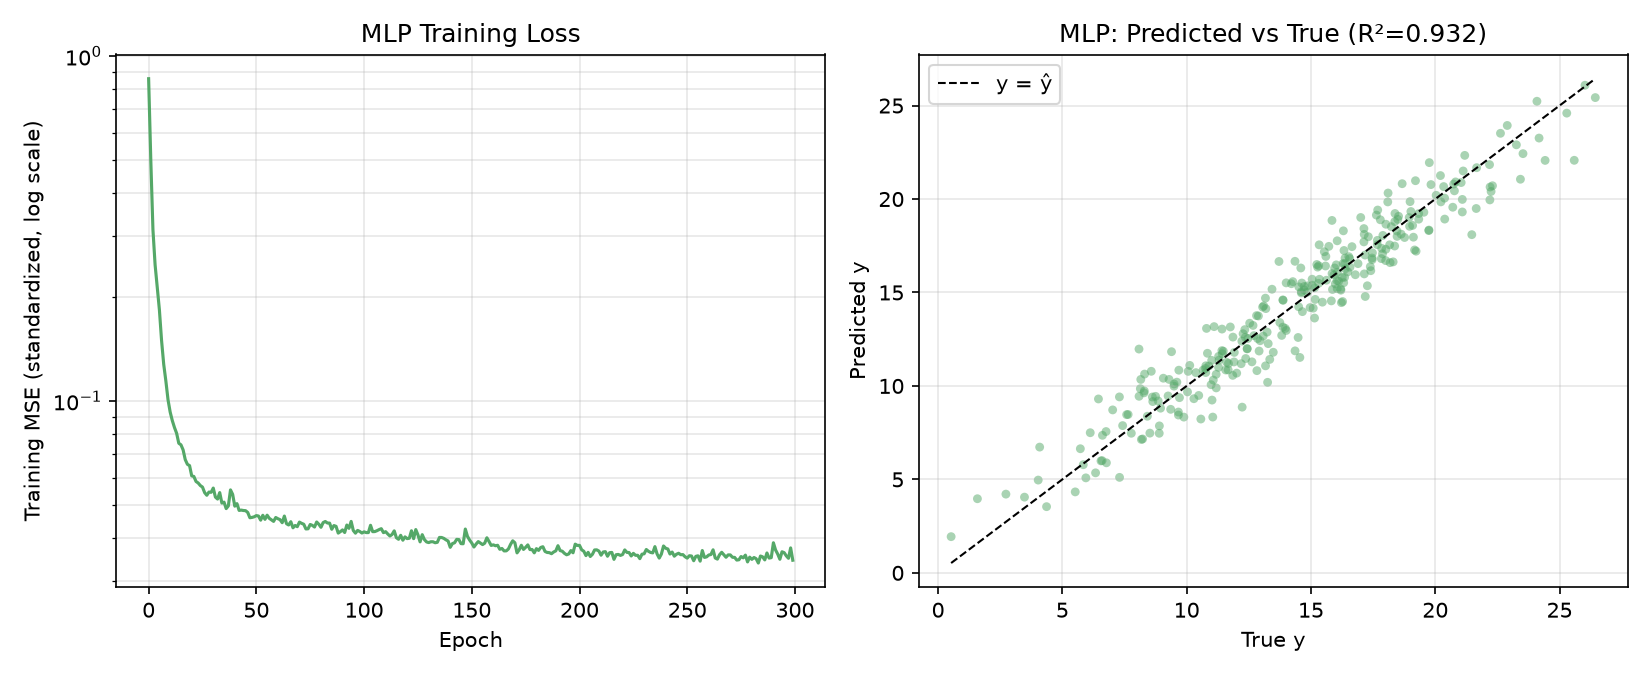

This chart was generated by the following Python code:
"""
减少隐藏层宽度
"""

import numpy as np
import torch
import torch.nn as nn
from sklearn.datasets import make_friedman1
from sklearn.model_selection import train_test_split
from sklearn.preprocessing import StandardScaler
from sklearn.metrics import mean_squared_error, r2_score
import matplotlib.pyplot as plt

torch.manual_seed(42)
np.random.seed(42)

# ---------------------------------------------------------------
# 01_一、机器学习深度学习基础知识问答. 数据生成（与任务 2.01_一、机器学习深度学习基础知识问答 完全相同，保证两次实验可比）
# ---------------------------------------------------------------
X, y = make_friedman1(n_samples=1500, n_features=10, noise=1.0, random_state=42)

# ---------------------------------------------------------------
# 2. 划分训练集 / 测试集（同样的 random_state）
# ---------------------------------------------------------------
X_train, X_test, y_train, y_test = train_test_split(
    X, y, test_size=0.2, random_state=42
)

# ---------------------------------------------------------------
# 3. 标准化（同任务 2.01_一、机器学习深度学习基础知识问答）
# ---------------------------------------------------------------
x_scaler = StandardScaler().fit(X_train)
y_scaler = StandardScaler().fit(y_train.reshape(-1, 1))

X_train_s = x_scaler.transform(X_train)
X_test_s = x_scaler.transform(X_test)
y_train_s = y_scaler.transform(y_train.reshape(-1, 1))
y_test_s = y_scaler.transform(y_test.reshape(-1, 1))

X_train_t = torch.tensor(X_train_s, dtype=torch.float32)
y_train_t = torch.tensor(y_train_s, dtype=torch.float32)
X_test_t = torch.tensor(X_test_s, dtype=torch.float32)
y_test_t = torch.tensor(y_test_s, dtype=torch.float32)

train_dataset = torch.utils.data.TensorDataset(X_train_t, y_train_t)
train_loader = torch.utils.data.DataLoader(train_dataset, batch_size=64, shuffle=True)

# ---------------------------------------------------------------
# 4. 模型定义：全连接神经网络（MLP）
#    结构：10 -> 64 (ReLU) -> 32 (ReLU) -> 01_一、机器学习深度学习基础知识问答
#    比线性模型多了两个隐藏层和非线性激活函数
# ---------------------------------------------------------------
class MLPModel(nn.Module):
    def __init__(self, in_features, hidden1=16, hidden2=8):
        super().__init__()
        self.net = nn.Sequential(
            nn.Linear(in_features, hidden1),
            nn.ReLU(),
            nn.Linear(hidden1, hidden2),
            nn.ReLU(),
            nn.Linear(hidden2, 1),
        )

    def forward(self, x):
        return self.net(x)


model = MLPModel(in_features=X_train.shape[1])
n_params = sum(p.numel() for p in model.parameters())
print(f"MLP 可训练参数量: {n_params}")

criterion = nn.MSELoss()
optimizer = torch.optim.Adam(model.parameters(), lr=0.005)

# ---------------------------------------------------------------
# 5. 训练
# ---------------------------------------------------------------
epochs = 300
loss_history = []

for epoch in range(1, epochs + 1):
    model.train()
    epoch_losses = []
    for xb, yb in train_loader:
        optimizer.zero_grad()
        pred = model(xb)
        loss = criterion(pred, yb)
        loss.backward()
        optimizer.step()
        epoch_losses.append(loss.item())
    loss_history.append(np.mean(epoch_losses))

    if epoch % 50 == 0:
        print(f"Epoch {epoch:3d} | Train MSE (standardized): {loss_history[-1]:.4f}")

# ---------------------------------------------------------------
# 6. 测试集评估（还原到原始 y 尺度）
# ---------------------------------------------------------------
model.eval()
with torch.no_grad():
    pred_test_s = model(X_test_t).numpy()

pred_test = y_scaler.inverse_transform(pred_test_s).ravel()

mse = mean_squared_error(y_test, pred_test)
rmse = np.sqrt(mse)
mae = np.mean(np.abs(y_test - pred_test))
r2 = r2_score(y_test, pred_test)

print("\n===== 测试集结果 (MLP) =====")
print(f"MSE : {mse:.4f}")
print(f"RMSE: {rmse:.4f}")
print(f"MAE : {mae:.4f}")
print(f"R^2 : {r2:.4f}")

# ---------------------------------------------------------------
# 7. 可视化
# ---------------------------------------------------------------
fig, axes = plt.subplots(1, 2, figsize=(11, 4.5))

axes[0].plot(loss_history, color="#55A868")
axes[0].set_yscale("log")
axes[0].set_xlabel("Epoch")
axes[0].set_ylabel("Training MSE (standardized, log scale)")
axes[0].set_title("MLP Training Loss")
axes[0].grid(alpha=0.3, which="both")

axes[1].scatter(y_test, pred_test, alpha=0.5, s=18, color="#55A868", edgecolor="none")
lims = [min(y_test.min(), pred_test.min()), max(y_test.max(), pred_test.max())]
axes[1].plot(lims, lims, "k--", linewidth=1, label="y = ŷ")
axes[1].set_xlabel("True y")
axes[1].set_ylabel("Predicted y")
axes[1].set_title(f"MLP: Predicted vs True (R²={r2:.3f})")
axes[1].legend()
axes[1].grid(alpha=0.3)

plt.tight_layout()
plt.savefig("减少隐藏层宽度.png", dpi=150)
plt.show()
